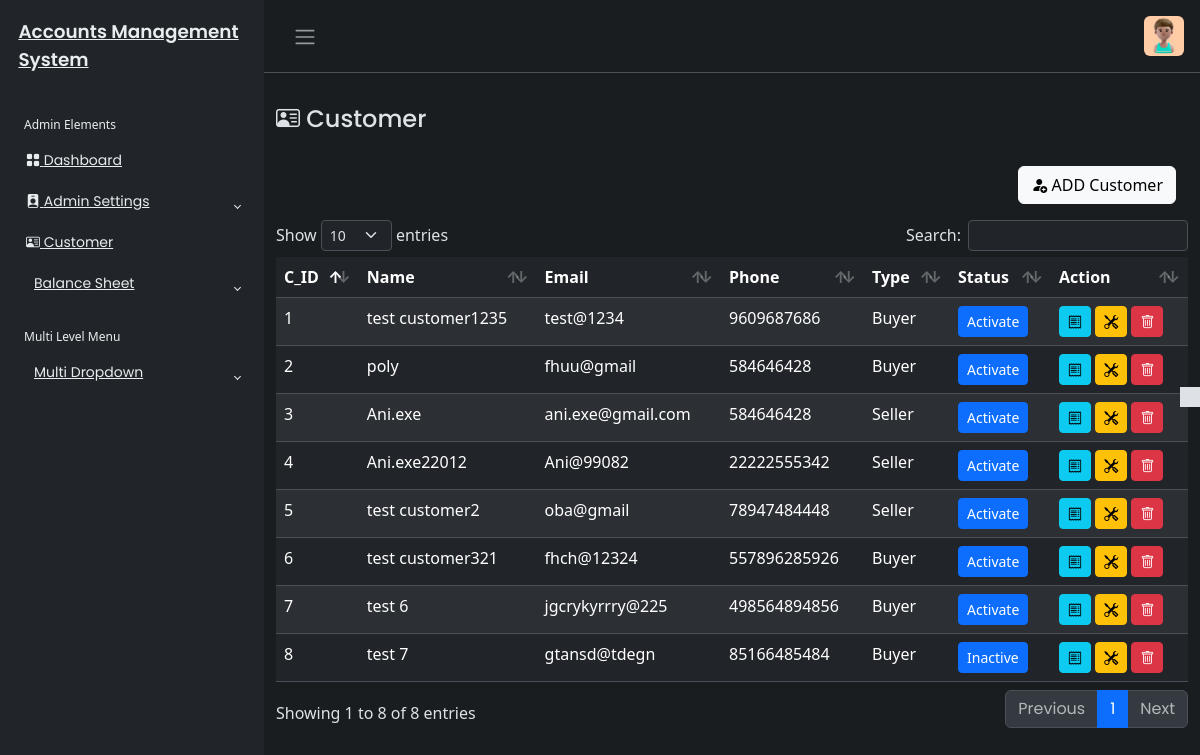
The app's page /Customer/customer.php (signed in), older data.
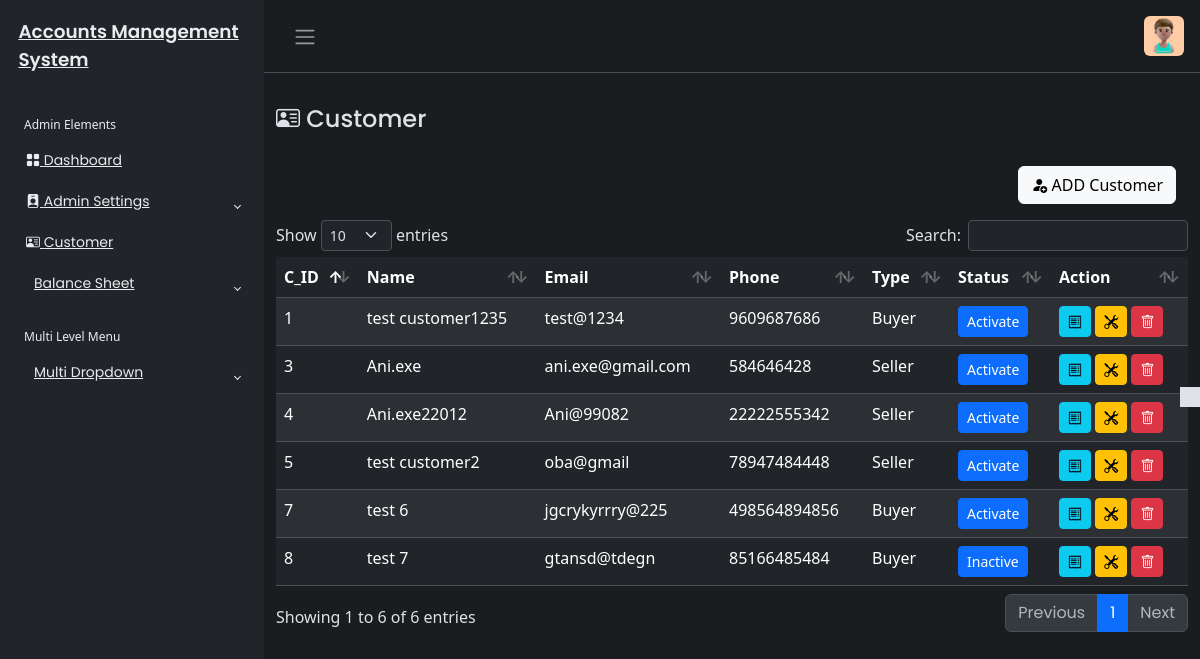
The same page, newer data.
### tables this page shows
CREATE TABLE `customer_tbl` (
  `c_id` int(200) NOT NULL,
  `c_name` varchar(450) NOT NULL,
  `c_phone` varchar(450) NOT NULL,
  `c_email` varchar(450) DEFAULT NULL,
  `c_address` text DEFAULT NULL,
  `c_role` varchar(255) NOT NULL,
  `created_at` timestamp NOT NULL DEFAULT current_timestamp(),
  `updated_at` timestamp NOT NULL DEFAULT current_timestamp(),
  `c_status` varchar(400) DEFAULT NULL
);

### Customer/customer.php (the view, shortened to what this page needs)
<?php
include('../includes/header.php');
if (isset($_SESSION['userAuth']) && $_SESSION['userAuth']!="" )
{
    include('../includes/sidebar.php');
    ?>
<main class="mt-3 pt-3">
        <div class="container-fluid">
            <div class="row">
                <div class="col-md-8">
                    <h4><i class="bi bi-person-vcard"></i> Customer</h4>
                </div>
            <?php
            require_once('../config/dbcon.php');
            ?>
                <div class="mt-4 px-4">
                    <button type="button" class="btn btn-light float-end " data-bs-toggle="modal" data-bs-target="#customerModal">
                        <i class="bi bi-person-fill-add"></i>
                       ADD Customer
                    </button>
                </div>
            </div>
            <?php
            try{
            $querry = " SELECT * FROM customer_tbl ORDER BY c_id";
            $stmt = $pdo->prepare($querry);
            $stmt->execute();
            $result = $stmt->fetchAll(PDO::FETCH_ASSOC);
            }catch(PDOException $e){
                echo "Error fetching records:" .$e->getMessage();
                $result=[];
            }
            ?>
            <div class="mt-3">
                <table id="example" class="table table-striped data-table"style="width:100%">
                    <thead>
                        <tr>
                            <th>C_ID</th>
                            <th>Name</th>
                            <th>Email</th>
                            <th>Phone</th>
                            <th>Type</th>
                            <th>Status</th>
                            <th>Action</th>
                        </tr>
                    </thead>
                    <tbody>
                        <?php
                        foreach($result as $row){
                        ?>
                        <tr>
                            <td ><?php echo htmlspecialchars($row['c_id']);?></td>
                            <td><?php echo htmlspecialchars($row['c_name']);?></td>
                            <td><?php echo htmlspecialchars($row['c_email']);?></td>
                            <td><?php echo htmlspecialchars($row['c_phone']);?></td>
                            <td><?php echo htmlspecialchars($row['c_role']);?></td>
                            <td>
                                <a href="toggle_customer_status.php?id=<?php echo $row['c_id']; ?>"<button type="button" class="btn btn-primary btn-sm" data-toggle="button" aria-pressed="false" autocomplete="off">
                                            <?php echo ($row['c_status'] == 'active') ? 'Inactive' : 'Activate'; ?>
                                        </a>
                            </td>
                            <td>
                            <button class="btn btn-info btn-sm viewCustomer" data-id="<?php echo $row['c_id']; ?>" data-bs-toggle="modal" data-bs-target="#viewCustomerModal"><i class="bi bi-receipt"></i></button>
                            <button class="btn btn-warning btn-sm editCustomer" data-id="<?php echo $row['c_id']; ?>" data-bs-toggle="modal" data-bs-target="#editCustomerModal"><i class="bi bi-tools"></i></button>
                            <button class="btn btn-danger btn-sm deleteCustomer" data-id="<?php echo $row['c_id'];?>" data-bs-toggle="modal" data-bs-target="#deleteCustomerModal"><i class="bi bi-trash"></i></button>
                        </td>
                        </tr>
                        <?php
                        }?>
                    </tbody>
                </table>
            </div>
        </div>
</main>
<?php
include('../includes/footer.php');
  }else{
echo '<script>
alert("Not Authorised!");
window.location.href = "../index.php";
</script>';
 }
?>

Row changes from the older to the newer data that the page shows:
removed customer_tbl: c_id "2", c_name "poly", c_email "fhuu@gmail", c_phone "584646428", c_role "Buyer", c_status "Activate"
removed customer_tbl: c_id "6", c_name "test customer321", c_email "fhch@12324", c_phone "557896285926", c_role "Buyer", c_status "Activate"
Text that changed along with them:
text written by a page script: "Show entries Search: Showing 1 to 8 of 8 entries Previous 1 Next" → "Show entries Search: Showing 1 to 6 of 6 entries Previous 1 Next"
